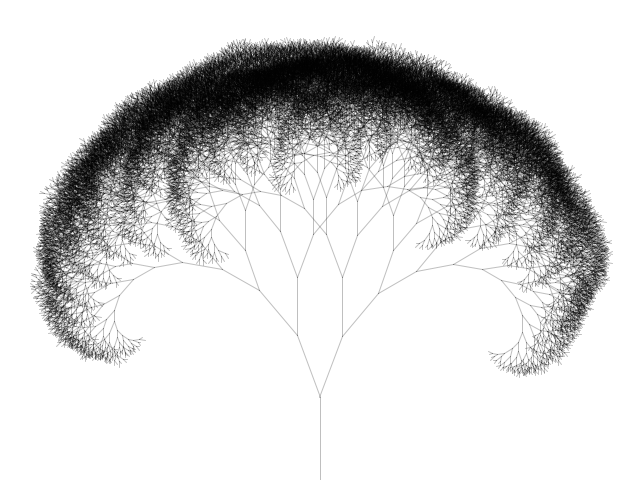
Frame 1 (no input)
Frame 60 (the mouse pressed at the canvas centre just before this capture): identical to frame 1, image omitted
Frame 120 (the mouse held since frame 60 and released just before this capture): identical to frame 1, image omitted

The Processing sketch that drew this single still picture (run headless with seeded random() and noise(); from frame 60 on, the mouse is pressed at the canvas centre):

// Processing sketch: FractalTree
// ── FractalTree.pde
float angle = 20;
float treeSize = 100;
float divisor = 0.82;
float maxRandomBranchSize = 0.02;
float maxRandomAngle = 30;
float maxLevel = 16;

void setup()
{
  size(640, 480); 
  smooth();
  stroke(0,0,0,64);
  strokeCap(ROUND);
  drawTree(width / 2, height);
}

void draw()
{
}

void keyPressed()
{    
  drawTree(width / 2, height);
}

void drawTree(float x, float y)
{
  pushMatrix();
  pushStyle();
  background(255);
  translate(x, y);
  drawBranch(1);
  popStyle();
  popMatrix();
}

void drawBranch(int level)
{
  if (level > maxLevel) return;
  float branchSize = -treeSize * pow(divisor + random(maxRandomBranchSize * 2.) - maxRandomBranchSize, level);
 
  line(0,0,0,branchSize);
  translate(0,branchSize);
  float thisAngle = angle;
 rotate(radians(-thisAngle));
  drawBranch(level + 1);
  rotate(radians(thisAngle));
  thisAngle = angle;
  rotate(radians(thisAngle));
  drawBranch(level + 1);
  rotate(radians(-thisAngle));
  translate(0,-branchSize);
}
